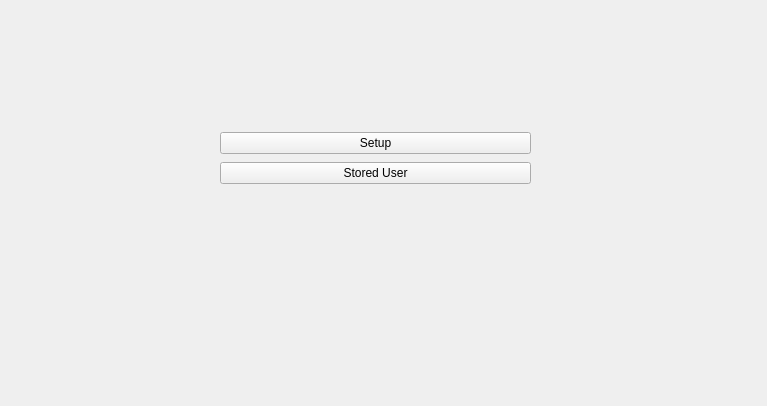
<?xml version="1.0" encoding="UTF-8"?>
<ui version="4.0">
 <class>Form</class>
 <widget class="QWidget" name="Form">
  <property name="geometry">
   <rect>
    <x>0</x>
    <y>0</y>
    <width>767</width>
    <height>406</height>
   </rect>
  </property>
  <property name="windowTitle">
   <string>Form</string>
  </property>
  <widget class="QStackedWidget" name="stackedWidget">
   <property name="geometry">
    <rect>
     <x>40</x>
     <y>40</y>
     <width>701</width>
     <height>331</height>
    </rect>
   </property>
   <property name="currentIndex">
    <number>0</number>
   </property>
   <widget class="QWidget" name="page">
    <widget class="QWidget" name="layoutWidget">
     <property name="geometry">
      <rect>
       <x>180</x>
       <y>90</y>
       <width>311</width>
       <height>58</height>
      </rect>
     </property>
     <layout class="QVBoxLayout" name="verticalLayout">
      <item>
       <widget class="QPushButton" name="pushButton_2">
        <property name="text">
         <string>Setup</string>
        </property>
       </widget>
      </item>
      <item>
       <widget class="QPushButton" name="pushButton_3">
        <property name="text">
         <string>Stored User</string>
        </property>
       </widget>
      </item>
     </layout>
    </widget>
   </widget>
   <widget class="QWidget" name="page_2"/>
  </widget>
 </widget>
 <resources/>
 <connections/>
</ui>
